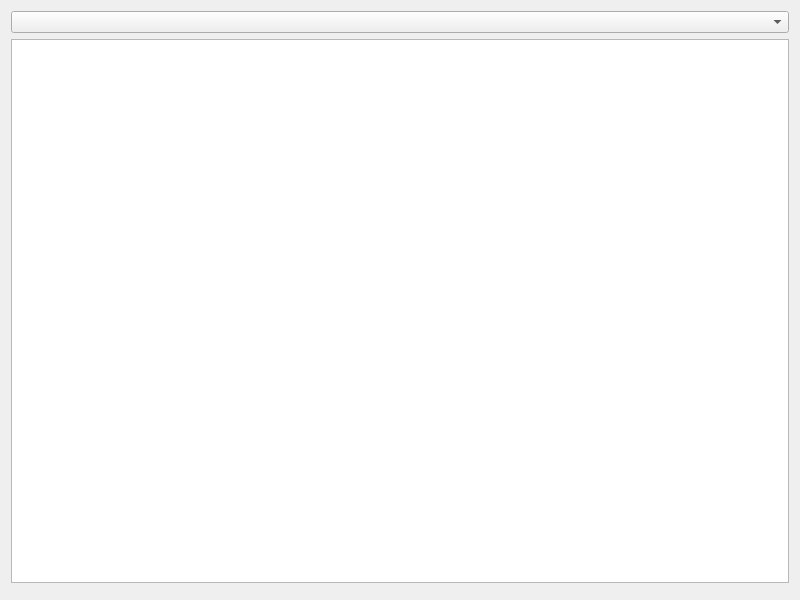
<?xml version="1.0" encoding="UTF-8"?>
<ui version="4.0">
 <class>EditorWidget</class>
 <widget class="QWidget" name="EditorWidget">
  <property name="geometry">
   <rect>
    <x>0</x>
    <y>0</y>
    <width>800</width>
    <height>600</height>
   </rect>
  </property>
  <layout class="QVBoxLayout" name="verticalLayout">
   <item>
    <layout class="QHBoxLayout" name="topBarLayout">
     <item>
      <widget class="QComboBox" name="languageComboBox">
       <property name="objectName">
        <string>languageComboBox</string>
       </property>
      </widget>
     </item>
    </layout>
   </item>
   <item>
    <widget class="QPlainTextEdit" name="editorTextEdit">
     <property name="objectName">
      <string>editorTextEdit</string>
     </property>
     <property name="tabChangesFocus">
      <bool>false</bool>
     </property>
    </widget>
   </item>
   <item>
    <widget class="QWidget" name="mathjaxWidget" native="true">
     <property name="minimumHeight">
      <number>60</number>
     </property>
    </widget>
   </item>
  </layout>
 </widget>
 <resources/>
 <connections/>
</ui>
